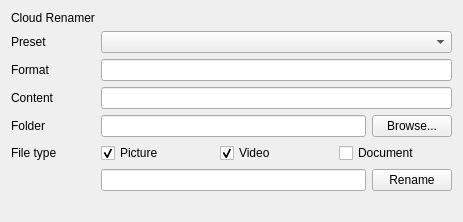
<?xml version="1.0" encoding="UTF-8"?>
<ui version="4.0">
 <class>Widget</class>
 <widget class="QWidget" name="Widget">
  <property name="geometry">
   <rect>
    <x>0</x>
    <y>0</y>
    <width>463</width>
    <height>205</height>
   </rect>
  </property>
  <property name="sizePolicy">
   <sizepolicy hsizetype="Preferred" vsizetype="Preferred">
    <horstretch>0</horstretch>
    <verstretch>0</verstretch>
   </sizepolicy>
  </property>
  <property name="windowTitle">
   <string>Cloud Renamer</string>
  </property>
  <property name="windowIcon">
   <iconset resource="res.qrc">
    <normaloff>:/icon.ico</normaloff>:/icon.ico</iconset>
  </property>
  <layout class="QHBoxLayout" name="horizontalLayout">
   <item>
    <layout class="QGridLayout" name="gridLayout">
     <item row="1" column="0">
      <widget class="QLabel" name="Preset">
       <property name="text">
        <string>Preset</string>
       </property>
      </widget>
     </item>
     <item row="4" column="2">
      <widget class="QPushButton" name="browse">
       <property name="text">
        <string>Browse...</string>
       </property>
      </widget>
     </item>
     <item row="3" column="1" colspan="2">
      <widget class="QLineEdit" name="contentEdit"/>
     </item>
     <item row="1" column="1" colspan="2">
      <widget class="QComboBox" name="presetBox"/>
     </item>
     <item row="2" column="0">
      <widget class="QLabel" name="Format">
       <property name="text">
        <string>Format</string>
       </property>
      </widget>
     </item>
     <item row="6" column="2">
      <widget class="QPushButton" name="rename">
       <property name="text">
        <string>Rename</string>
       </property>
      </widget>
     </item>
     <item row="6" column="1">
      <widget class="QLineEdit" name="typeEdit"/>
     </item>
     <item row="4" column="1">
      <widget class="QLineEdit" name="pathEdit"/>
     </item>
     <item row="0" column="0">
      <widget class="QLabel" name="title">
       <property name="text">
        <string>Cloud Renamer</string>
       </property>
      </widget>
     </item>
     <item row="3" column="0">
      <widget class="QLabel" name="content">
       <property name="text">
        <string>Content</string>
       </property>
      </widget>
     </item>
     <item row="2" column="1" colspan="2">
      <widget class="QLineEdit" name="formatEdit"/>
     </item>
     <item row="5" column="1" colspan="2">
      <layout class="QHBoxLayout" name="horizontalLayout_2">
       <item>
        <widget class="QCheckBox" name="pic">
         <property name="text">
          <string>Picture</string>
         </property>
         <property name="checked">
          <bool>true</bool>
         </property>
         <property name="tristate">
          <bool>false</bool>
         </property>
        </widget>
       </item>
       <item>
        <widget class="QCheckBox" name="vid">
         <property name="text">
          <string>Video</string>
         </property>
         <property name="checked">
          <bool>true</bool>
         </property>
        </widget>
       </item>
       <item>
        <widget class="QCheckBox" name="doc">
         <property name="text">
          <string>Document</string>
         </property>
        </widget>
       </item>
      </layout>
     </item>
     <item row="4" column="0">
      <widget class="QLabel" name="directory">
       <property name="text">
        <string>Folder</string>
       </property>
      </widget>
     </item>
     <item row="5" column="0">
      <widget class="QLabel" name="fileType">
       <property name="text">
        <string>File type</string>
       </property>
      </widget>
     </item>
     <item row="8" column="2">
      <spacer name="verticalSpacer_2">
       <property name="orientation">
        <enum>Qt::Orientation::Vertical</enum>
       </property>
       <property name="sizeHint" stdset="0">
        <size>
         <width>20</width>
         <height>40</height>
        </size>
       </property>
      </spacer>
     </item>
     <item row="7" column="0">
      <widget class="QLabel" name="time">
       <property name="text">
        <string/>
       </property>
      </widget>
     </item>
     <item row="7" column="1" colspan="2">
      <widget class="QLabel" name="feedback">
       <property name="text">
        <string/>
       </property>
      </widget>
     </item>
    </layout>
   </item>
  </layout>
 </widget>
 <resources>
  <include location="res.qrc"/>
 </resources>
 <connections/>
</ui>
